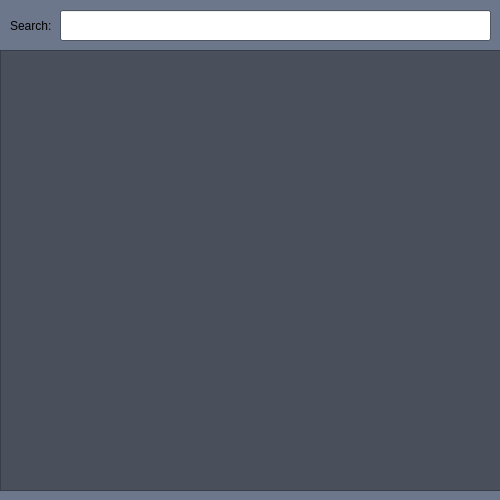
<?xml version="1.0" encoding="UTF-8"?>
<ui version="4.0">
 <class>AddGraphForm</class>
 <widget class="QWidget" name="AddGraphForm">
  <property name="geometry">
   <rect>
    <x>0</x>
    <y>0</y>
    <width>500</width>
    <height>500</height>
   </rect>
  </property>
  <property name="palette">
   <palette>
    <active>
     <colorrole role="Base">
      <brush brushstyle="SolidPattern">
       <color alpha="255">
        <red>255</red>
        <green>255</green>
        <blue>255</blue>
       </color>
      </brush>
     </colorrole>
     <colorrole role="Window">
      <brush brushstyle="SolidPattern">
       <color alpha="255">
        <red>109</red>
        <green>119</green>
        <blue>139</blue>
       </color>
      </brush>
     </colorrole>
    </active>
    <inactive>
     <colorrole role="Base">
      <brush brushstyle="SolidPattern">
       <color alpha="255">
        <red>255</red>
        <green>255</green>
        <blue>255</blue>
       </color>
      </brush>
     </colorrole>
     <colorrole role="Window">
      <brush brushstyle="SolidPattern">
       <color alpha="255">
        <red>109</red>
        <green>119</green>
        <blue>139</blue>
       </color>
      </brush>
     </colorrole>
    </inactive>
    <disabled>
     <colorrole role="Base">
      <brush brushstyle="SolidPattern">
       <color alpha="255">
        <red>109</red>
        <green>119</green>
        <blue>139</blue>
       </color>
      </brush>
     </colorrole>
     <colorrole role="Window">
      <brush brushstyle="SolidPattern">
       <color alpha="255">
        <red>109</red>
        <green>119</green>
        <blue>139</blue>
       </color>
      </brush>
     </colorrole>
    </disabled>
   </palette>
  </property>
  <property name="windowTitle">
   <string>Form</string>
  </property>
  <widget class="QScrollArea" name="scrollArea">
   <property name="geometry">
    <rect>
     <x>0</x>
     <y>50</y>
     <width>501</width>
     <height>441</height>
    </rect>
   </property>
   <property name="palette">
    <palette>
     <active>
      <colorrole role="Button">
       <brush brushstyle="SolidPattern">
        <color alpha="255">
         <red>185</red>
         <green>208</green>
         <blue>223</blue>
        </color>
       </brush>
      </colorrole>
      <colorrole role="Base">
       <brush brushstyle="SolidPattern">
        <color alpha="255">
         <red>255</red>
         <green>255</green>
         <blue>255</blue>
        </color>
       </brush>
      </colorrole>
      <colorrole role="Window">
       <brush brushstyle="SolidPattern">
        <color alpha="255">
         <red>73</red>
         <green>80</green>
         <blue>92</blue>
        </color>
       </brush>
      </colorrole>
     </active>
     <inactive>
      <colorrole role="Button">
       <brush brushstyle="SolidPattern">
        <color alpha="255">
         <red>185</red>
         <green>208</green>
         <blue>223</blue>
        </color>
       </brush>
      </colorrole>
      <colorrole role="Base">
       <brush brushstyle="SolidPattern">
        <color alpha="255">
         <red>255</red>
         <green>255</green>
         <blue>255</blue>
        </color>
       </brush>
      </colorrole>
      <colorrole role="Window">
       <brush brushstyle="SolidPattern">
        <color alpha="255">
         <red>73</red>
         <green>80</green>
         <blue>92</blue>
        </color>
       </brush>
      </colorrole>
     </inactive>
     <disabled>
      <colorrole role="Button">
       <brush brushstyle="SolidPattern">
        <color alpha="255">
         <red>185</red>
         <green>208</green>
         <blue>223</blue>
        </color>
       </brush>
      </colorrole>
      <colorrole role="Base">
       <brush brushstyle="SolidPattern">
        <color alpha="255">
         <red>73</red>
         <green>80</green>
         <blue>92</blue>
        </color>
       </brush>
      </colorrole>
      <colorrole role="Window">
       <brush brushstyle="SolidPattern">
        <color alpha="255">
         <red>73</red>
         <green>80</green>
         <blue>92</blue>
        </color>
       </brush>
      </colorrole>
     </disabled>
    </palette>
   </property>
   <property name="widgetResizable">
    <bool>true</bool>
   </property>
   <widget class="QWidget" name="graphAddVerticalLayout">
    <property name="geometry">
     <rect>
      <x>0</x>
      <y>0</y>
      <width>499</width>
      <height>439</height>
     </rect>
    </property>
    <layout class="QVBoxLayout" name="verticalLayout_4"/>
   </widget>
  </widget>
  <widget class="QLineEdit" name="searchLineEdit">
   <property name="geometry">
    <rect>
     <x>60</x>
     <y>10</y>
     <width>431</width>
     <height>31</height>
    </rect>
   </property>
  </widget>
  <widget class="QLabel" name="searchLabel">
   <property name="geometry">
    <rect>
     <x>10</x>
     <y>10</y>
     <width>81</width>
     <height>31</height>
    </rect>
   </property>
   <property name="text">
    <string>Search:</string>
   </property>
  </widget>
 </widget>
 <resources/>
 <connections/>
</ui>
